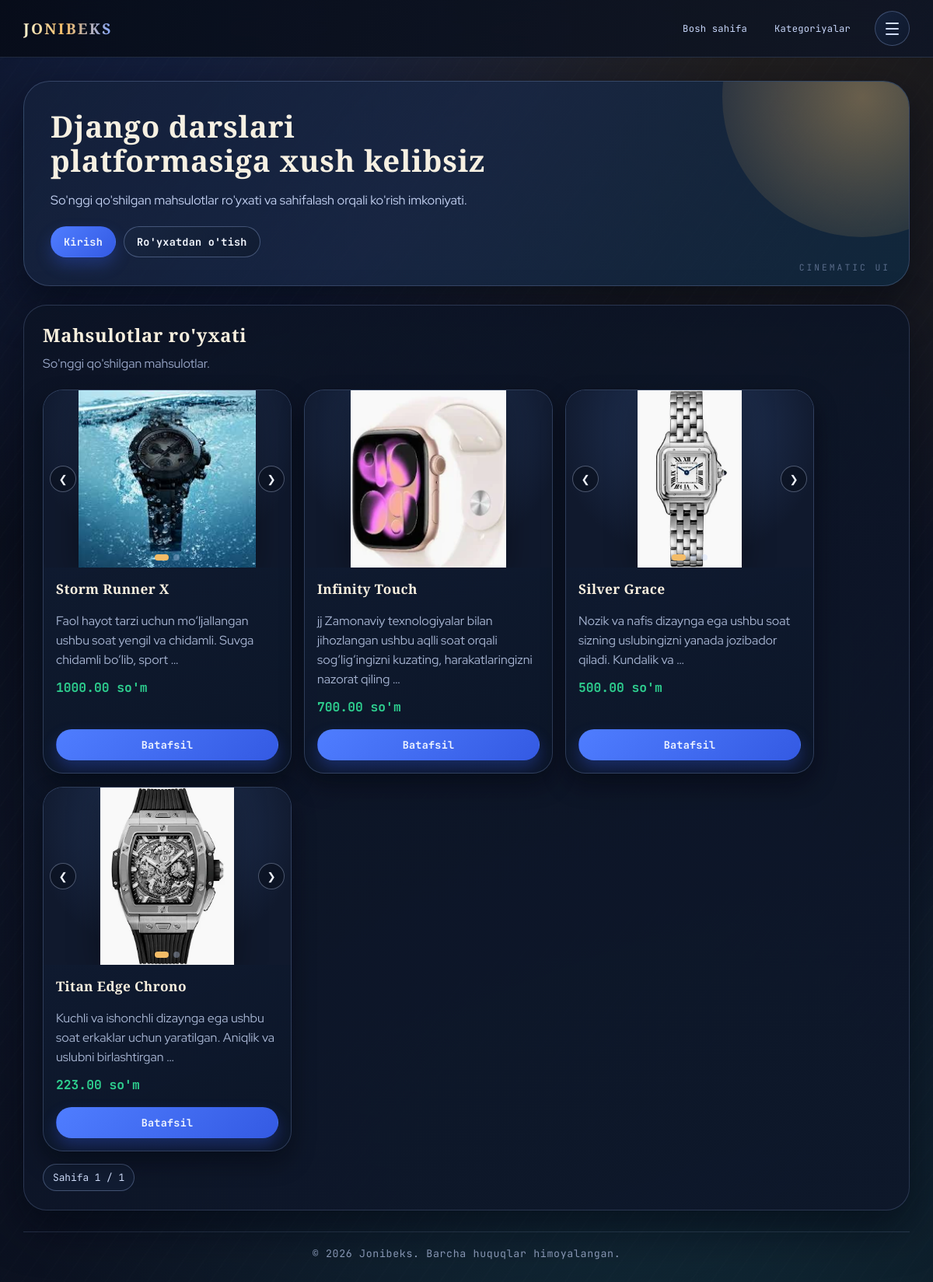
The app's page /watch/products/ with its own data.
### watch/models.py (models this page shows, shortened)
class ProductImage(models.Model):
    image = models.ImageField(upload_to="products/%Y/%m/%d/")
    product = models.ForeignKey(
        Product, on_delete=models.CASCADE, related_name="images"
    )
    class Meta:
        db_table = "product_images"
        verbose_name = "Mahsulot rasmi"
        verbose_name_plural = "Mahsulot rasmlari"

class Product(models.Model):
    name = models.CharField(max_length=200)
    description = models.TextField()
    brand = models.CharField(max_length=100)
    category = models.ForeignKey(
        Category, on_delete=models.CASCADE, related_name="products"
    )
    sotuvchi = models.ForeignKey(
        CustomUser, on_delete=models.CASCADE, related_name="products"
    )
    price = models.DecimalField(max_digits=10, decimal_places=2)
    stock = models.PositiveIntegerField(default=0)
    color = models.CharField(max_length=50)
    warranty_months = models.PositiveIntegerField(default=12)
    created_at = models.DateTimeField(auto_now_add=True)
    updated_at = models.DateTimeField(auto_now=True)
    class Meta:
        db_table = "products"
        verbose_name = "Mahsulot"
        verbose_name_plural = "Mahsulotlar"

### watch/views.py (the view)
# urls.py: path("products/", ProductsListView.as_view(), name="product-list"),
class ProductsListView(View):
    def get(self, request):
        products = (
            Product.objects.select_related("category")
            .prefetch_related("images")
            .order_by("-id")
        )
        page_number = request.GET.get("page", 1)
        paginator = Paginator(products, 10)
        page_obj = paginator.get_page(page_number)
        return render(request, "home.html", context={"page_obj": page_obj})

### templates/home.html (shortened to what this page needs)
{% extends "base.html" %}
{% block hero_title %}
    {% if user.is_authenticated %}
        Xush kelibsiz, {{ user.username }}!
    {% else %}
        Django darslari platformasiga xush kelibsiz
    {% endif %}
{% endblock hero_title %}
{% block hero_text %}
    {% if page_obj %}
        So'nggi qo'shilgan mahsulotlar ro'yxati va sahifalash orqali ko'rish imkoniyati.
    {% elif user.is_authenticated %}
        Kategoriyalar bo'yicha mahsulotlarni tez ko'rib chiqing va kerakli bo'limni tanlang.
    {% else %}
        Saytdan to'liq foydalanish uchun tizimga kiring yoki yangi hisob yarating.
    {% endif %}
{% endblock hero_text %}
{% block hero_actions %}
    {% if user.is_authenticated %}
        {% if page_obj %}
            <a class="btn btn-primary" href="#mahsulotlar">Mahsulotlarni ko'rish</a>
        {% else %}
        {% endif %}
        <a class="btn btn-secondary" href="{% url 'myProducts' %}">Mening mahsulotlarim</a>
    {% else %}
        <a class="btn btn-primary" href="{% url 'login' %}">Kirish</a>
        <a class="btn btn-secondary" href="{% url 'signup' %}">Ro'yxatdan o'tish</a>
    {% endif %}
{% endblock hero_actions %}
{% block content %}
    {% if page_obj %}
        <section id="mahsulotlar">
            <h2 class="section-title">Mahsulotlar ro'yxati</h2>
            <p class="section-subtitle">So'nggi qo'shilgan mahsulotlar.</p>
            <div class="grid product-grid">
                {% for p in page_obj %}
                    <article class="product-card">
                        {% with product_images=p.images.all %}
                            {% if product_images %}
                                <div class="product-media js-product-slider">
                                    <div class="product-track">
                                        {% for image in product_images %}
                                            <div class="product-slide">
                                                <img src="{{ image.image.url }}" alt="{{ p.name }}" loading="lazy" draggable="false">
                                            </div>
                                        {% endfor %}
                                    </div>
                                    {% if product_images|length > 1 %}
                                        <button class="product-nav-btn product-nav-prev" type="button" data-action="prev" aria-label="Oldingi rasm">&#10094;</button>
                                        <button class="product-nav-btn product-nav-next" type="button" data-action="next" aria-label="Keyingi rasm">&#10095;</button>
                                        <div class="product-dots">
                                            {% for image in product_images %}
                                                <button class="product-dot{% if forloop.first %} is-active{% endif %}" type="button" data-index="{{ forloop.counter0 }}" aria-label="Rasm {{ forloop.counter }}"></button>
                                            {% endfor %}
                                        </div>
                                    {% endif %}
                                </div>
                            {% else %}
                                <div class="product-media">
                                    <div class="no-image">Rasm yo'q</div>
                                </div>
                            {% endif %}
                        {% endwith %}
                        <div class="product-body">
                            <h3>{{ p.name }}</h3>
                            <p>{{ p.description|truncatewords:14 }}</p>
                            <p class="price">{{ p.price }} so'm</p>
                        </div>
                        <div class="product-actions">
                            <a class="btn btn-primary btn-block" href="{% url 'detail' p.pk %}">Batafsil</a>
                        </div>
                    </article>
                {% empty %}
                    <div class="empty-state">
                        <h3>Mahsulot topilmadi</h3>
                        <p>Hozircha mahsulotlar mavjud emas.</p>
                    </div>
                {% endfor %}
            </div>
            <div class="hero-actions hero-actions-tight">
                <span class="info-pill">
                    Sahifa {{ page_obj.number }} / {{ page_obj.paginator.num_pages }}
                </span>
            </div>
        </section>
    {% endif %}
{% endblock content %}

### templates/base.html (shortened to what this page needs)
<!DOCTYPE html>
<html lang="uz">
<head>
</head>
<body>
    <header class="site-header">
        <div class="header-inner">
            <div class="header-left">
                <a class="brand" href="/">Jonibeks</a>
            </div>
            <nav class="main-nav">
                <a href="/">Bosh sahifa</a>
                <a href="/#kategoriyalar">Kategoriyalar</a>
            </nav>
            <div class="header-right">
                <details class="menu-toggle">
                    <summary class="menu-button" aria-label="Menyu">
                        <span></span>
                        <span></span>
                        <span></span>
                    </summary>
                </details>
            </div>
        </div>
    </header>
    <main class="page-wrap">
        {% block hero %}
            <section class="hero">
                <h1>{% block hero_title %}Oddiy va tushunarli dars platformasi{% endblock hero_title %}</h1>
                <p>{% block hero_text %}Bu yerda ro'yxatdan o'tib, kategoriyalar bo'yicha mahsulotlarni qulay ko'rishingiz mumkin.{% endblock hero_text %}</p>
                <div class="hero-actions">{% block hero_actions %}{% endblock hero_actions %}</div>
            </section>
        {% endblock hero %}
        <section class="content-shell">
            {% block content %}{% endblock content %}
        </section>
        <footer class="site-footer">
            <p>&copy; 2026 Jonibeks. Barcha huquqlar himoyalangan.</p>
        </footer>
    </main>
</body>
</html>

### records on screen
Product: name "Storm Runner X", description "Faol hayot tarzi uchun mo‘ljallangan ushbu soat yengil va chidamli. Suvga chidamli bo‘lib, sport …", price "1000.00"
ProductImage: image (picture)
Product: name "Infinity Touch", description "jj Zamonaviy texnologiyalar bilan jihozlangan ushbu aqlli soat orqali sog‘lig‘ingizni kuzating, harakatlaringizni nazorat qiling …", price "700.00"
ProductImage: image (picture)
Product: name "Silver Grace", description "Nozik va nafis dizaynga ega ushbu soat sizning uslubingizni yanada jozibador qiladi. Kundalik va …", price "500.00"
ProductImage: image (picture)
Product: name "Titan Edge Chrono", description "Kuchli va ishonchli dizaynga ega ushbu soat erkaklar uchun yaratilgan. Aniqlik va uslubni birlashtirgan …", price "223.00"
ProductImage: image (picture)

### other values on screen
{{ page_obj.number }} "1"
{{ page_obj.paginator.num_pages }} "1"
